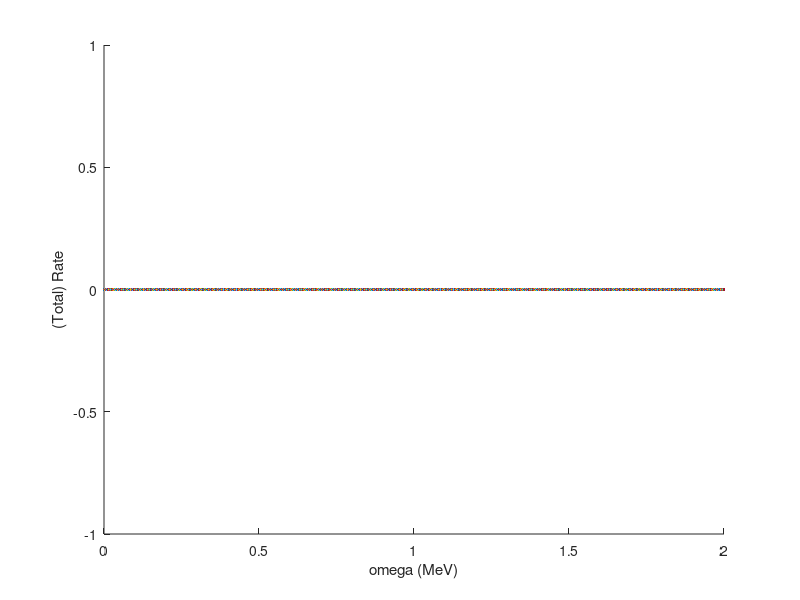
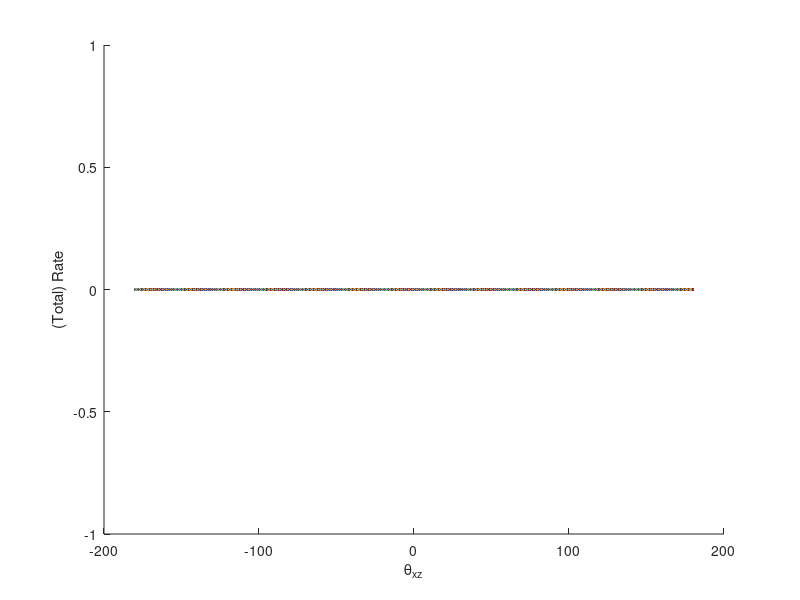

The MATLAB source for these figures, in order:
%-------------------------------------------------------------------------
% This script reads in the spectrum data file, 
% and plots the data.
%-------------------------------------------------------------------------

clear

omegamax=2e6;    % specify max freq

omega_axis=[0:omegamax/1000:omegamax];
theta_xz_axis=[-pi:2*pi/1000:pi];


xtoSI=0.197; % conversion factor to microns
ttoSI=0.658; % conversion factor to femtosceonds


disp(':---------------------------------')
disp('Plot emission spectrum from file  ')
disp(':---------------------------------')

disp('max frequency is (MeV): ')
disp(omegamax/1e6)

time=cputime;

% load particle input file
particle_input_data=fopen('particle_input.csv','r');

line1 = fgets(particle_input_data); % headerline
line2 = fgets(particle_input_data); % inputswitch
line3 = fgets(particle_input_data); % no. runs

input_switch=line2(17:19);

no_runs=str2double(line3);

particle_input = textscan(particle_input_data, '%s %s %f %f %f %f %f %f %f %s %s' ,'Delimiter',',');

writeflag=particle_input{11};

written_counter=0;



nophotons_total=0;
htotal_omega=0;
htotal_theta_xz=0;

% read in spectrum file for each run and add the data to the plot windows
for j=1:no_runs
    if (strcmp(input_switch,'off') == 1)
        i=j;
    elseif (strcmp(deblank(input_switch),'on') == 1)
        i=1;
    else
        disp('Error in 2nd line of particle_input.csv')
        return
    end
    
    nophotons_run=0;
    
    % check what data has been written for the current run
    if (strcmp(writeflag(i),'t') == 1) ||(strcmp(writeflag(i),'s') == 1) ||(strcmp(writeflag(i),'st') == 1)||(strcmp(writeflag(i),'cst') == 1)
        written_counter=written_counter+1;
        
        % read in spectrum file
        filename1='spectrum';
        filename2= sprintf('%05d',j);
        filename3='.dat';
        
        target_file=strcat(filename1,filename2,filename3);
        spec_data=fopen(target_file,'r');
        
        clear x0 timestep H_eff omega_c omega energyEmitted averagePower_x_timestep

        spec=textscan(spec_data, '%f %f %f %f %f %f %f %f %f');

        x0=transpose(spec{1});
        timestep=transpose(spec{2});
        H_eff=transpose(spec{3});
        omega_c=transpose(spec{4});
        omega=transpose(spec{5});
        energyEmitted=transpose(spec{6});
        averagePower_x_timestep=transpose(spec{7});
        theta_xz=(spec{8});
        theta_yx=(spec{9}); 
            
        sizeomega=size(omega);
        nophotons_run=sizeomega(2);
        nophotons_total=nophotons_total+nophotons_run;
        
        % Convert units
        x0=x0*ttoSI;

       
        
        % calculate histogram data for this run (normalised per run)
        hrun_omega=histc(omega,omega_axis)/nophotons_run;
        hrun_theta_xz=histc(theta_xz,theta_xz_axis)/nophotons_run;
        
        % running total spectra
        htotal_omega=htotal_omega+hrun_omega;
        htotal_theta_xz=htotal_theta_xz+hrun_theta_xz;
        
        % Plot the energy/angular spectrum for this run
%         figure
%         hold on    
%         plot(omega_axis/1e6,hrun_omega/nophotons_run)
%         xlabel('omega (MeV)')
%         ylabel('Rate')
%         
%         figure
%         hold on
%         plot(theta_xz_axis*180/pi,hrun_theta_xz/nophotons_run)
%         xlabel('\theta_{xz}')
%         ylabel('Rate')      


        clear spec;
    end   
    

    
end 

% normalise total spectra
htotal_omega=htotal_omega/no_runs;
htotal_theta_xz=htotal_theta_xz/no_runs; 

% plot total spectra
figure
hold on    
plot(omega_axis/1e6,htotal_omega)
xlabel('omega (MeV)')
ylabel('(Total) Rate')

figure
hold on
plot(theta_xz_axis*180/pi,htotal_theta_xz)
xlabel('\theta_{xz}')
ylabel('(Total) Rate')  


fclose('all');

disp('Elapsed time')
time=cputime-time;
disp(time)



 
 